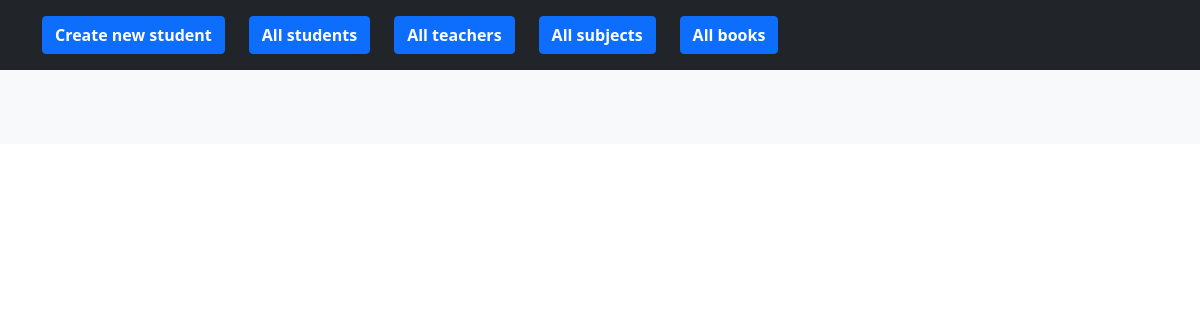
The page /books/ on the database as committed earlier.
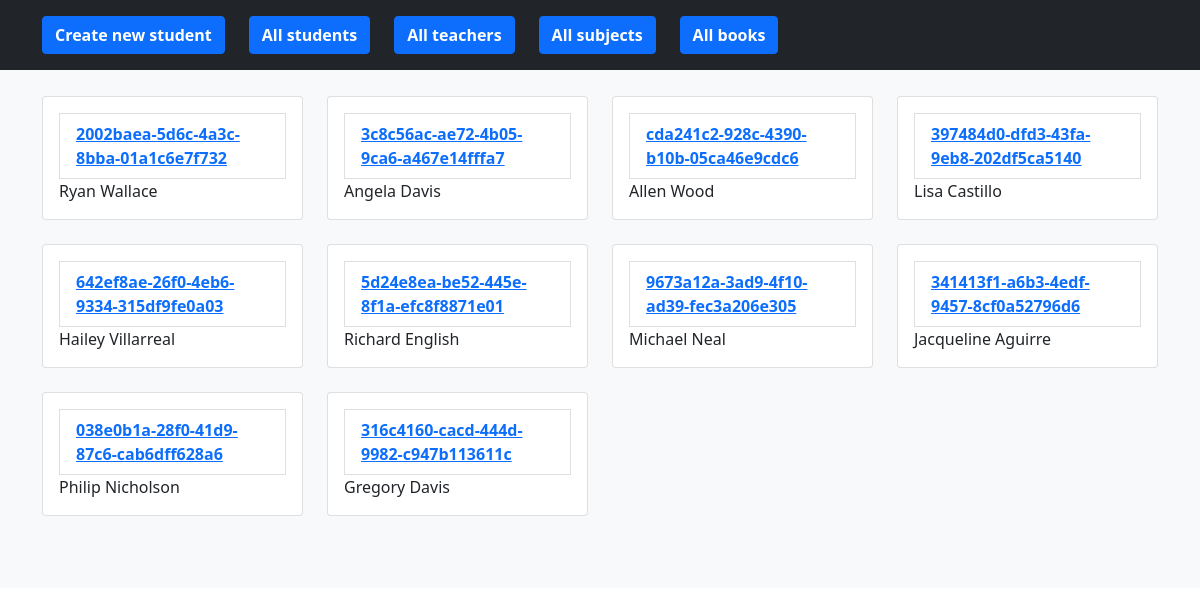
The same page on the database as committed later.
### app/models.py (models this page shows, shortened)
class Book(models.Model):
    id = models.AutoField(primary_key=True)
    title = models.CharField(max_length=200)

class Student(models.Model):
    id = models.AutoField(primary_key=True)
    name = models.CharField(max_length=200)
    surname = models.CharField(max_length=200)
    age = models.IntegerField()
    sex = models.CharField(max_length=200)
    address = models.CharField(max_length=200)
    description = models.TextField()
    birthday = models.CharField(max_length=200)
    email = models.CharField(max_length=200)
    social_url = models.CharField(null=True, max_length=200)
    normalized_name = models.CharField(null=True, max_length=200)
    book = models.OneToOneField('app.Book', on_delete=models.CASCADE,
                                null=True, related_name='student',
                                related_query_name='student')
    subject = models.ForeignKey(to='app.Subject', on_delete=models.SET_NULL,
                                null=True, related_name='students')

### app/views.py (the view)
# urls.py: path('books/', BookView.as_view(), name='books'),
class BookView(View):
    def get(self, request):
        books = Book.objects.all()
        return render(
            request=request,
            template_name='books.html',
            context={
                'books': books,
            }
        )

### app/templates/books.html (shortened to what this page needs)
{% extends 'base.html' %}
{% block body %}
<div class="album py-5 bg-light mt-5">
    <div class="container">
        <div class="row">
            {% for book in books %}
            <div class="col-md-3">
                <div class="card mb-4 box-shadow">
                    <div class="card-body">
                        <div class="list-group-item">
                             <a href="/books/update/{{ book.id }}" class="my-2">
                                <strong>{{ book.title }}</strong>
                            </a>
                        </div>
                        <div>
                            {{ book.student.name }} {{book.student.surname}}
                        </div>
                    </div>
                </div>
            </div>
            {% endfor %}
        </div>
    </div>
</div>
{% endblock %}

Rows that differ between the two databases and show on the page:
added Book: title "2002baea-5d6c-4a3c-8bba-01a1c6e7f732", student.name "Ryan", student.surname "Wallace"
added Book: title "3c8c56ac-ae72-4b05-9ca6-a467e14fffa7", student.name "Angela", student.surname "Davis"
added Book: title "cda241c2-928c-4390-b10b-05ca46e9cdc6", student.name "Allen", student.surname "Wood"
added Book: title "397484d0-dfd3-43fa-9eb8-202df5ca5140", student.name "Lisa", student.surname "Castillo"
added Book: title "642ef8ae-26f0-4eb6-9334-315df9fe0a03", student.name "Hailey", student.surname "Villarreal"
added Book: title "5d24e8ea-be52-445e-8f1a-efc8f8871e01", student.name "Richard", student.surname "English"
added Book: title "9673a12a-3ad9-4f10-ad39-fec3a206e305", student.name "Michael", student.surname "Neal"
added Book: title "341413f1-a6b3-4edf-9457-8cf0a52796d6", student.name "Jacqueline", student.surname "Aguirre"
added Book: title "038e0b1a-28f0-41d9-87c6-cab6dff628a6", student.name "Philip", student.surname "Nicholson"
added Book: title "316c4160-cacd-444d-9982-c947b113611c", student.name "Gregory", student.surname "Davis"
